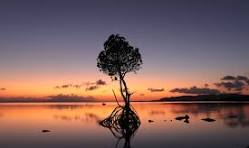
#> input picture Moving Object Detection Using OpenCV/sample.jpeg, 249 x 148 px, given in place of the camera
$ python 'Moving Object camera test.py'   (older library calls are emulated)
#> lines starting #> are read from the running program, lines starting #| are printed output that depends on the picture
import cv2
import time
import imutils

# Use camera index 0
cam = cv2.VideoCapture(0)

# Allow the camera to warm up
time.sleep(1)

# Initialize variables
firstFrame = None  # Variable to store the first frame for motion detection
area = 500  # Minimum contour area to be considered as a moving object

# Main loop for capturing and processing frames
while True:
    # Capture a frame from the camera
    ret, img = cam.read()
#> img is the input picture: shape (148, 249, 3); mean B, G, R 94.4, 95.8, 124.2

    # Check if frame is captured successfully
    if not ret:
        print("Error: Unable to capture frame")
        break

    text = "Normal"  # Default text to display on the frame
    img = imutils.resize(img, width=500)  # Resize the frame to a smaller width for faster processing
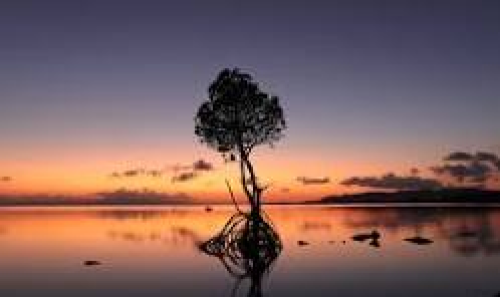
#> img: shape (297, 500, 3); mean B, G, R 94.4, 95.7, 124.1

    # Convert the frame to grayscale
    grayImg = cv2.cvtColor(img, cv2.COLOR_BGR2GRAY)
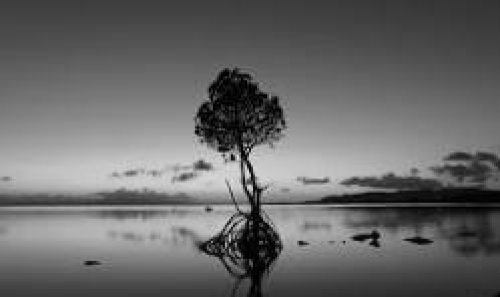
#> grayImg: shape (297, 500); min 0, max 224, mean 104.1

    # Apply Gaussian blur to reduce noise in the frame
    gaussianImg = cv2.GaussianBlur(grayImg, (21, 21), 0)
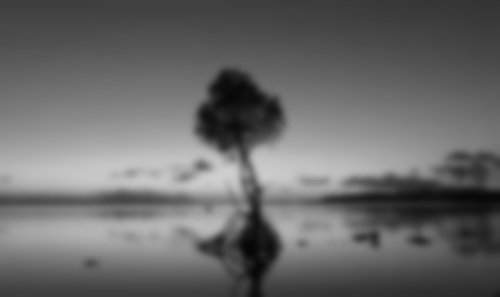
#> gaussianImg: shape (297, 500); min 6, max 207, mean 104.1

    # If it's the first frame, store it for motion detection
    if firstFrame is None:
        firstFrame = gaussianImg
        continue

    # Compute the absolute difference between the current frame and the first frame
    imgDiff = cv2.absdiff(firstFrame, gaussianImg)

    # Threshold the difference image to obtain a binary image
    threshImg = cv2.threshold(imgDiff, 25, 255, cv2.THRESH_BINARY)[1]

    # Apply dilation to the thresholded image to fill in gaps
    threshImg = cv2.dilate(threshImg, None, iterations=2)

    # Find contours in the thresholded image
    try:
        (cnts, _) = cv2.findContours(threshImg.copy(), cv2.RETR_EXTERNAL, cv2.CHAIN_APPROX_SIMPLE)
    except ValueError:
        (_, cnts, _) = cv2.findContours(threshImg.copy(), cv2.RETR_EXTERNAL, cv2.CHAIN_APPROX_SIMPLE)

    # If no contours are found, continue to the next iteration
    if len(cnts) == 0:
        continue

    # Loop over the contours
    for c in cnts:
        # If the contour area is smaller than the specified area, skip it
        if cv2.contourArea(c) < area:
            continue
        # Compute the bounding box for the contour
        (x, y, w, h) = cv2.boundingRect(c)
        # Draw a rectangle around the moving object
        cv2.rectangle(img, (x, y), (x + w, y + h), (0, 255, 0), 2)
        text = "Moving Object detected"  # Update text if a moving object is detected

    print(text)  # Print the status of the detection
    cv2.putText(img, text, (10, 20), cv2.FONT_HERSHEY_SIMPLEX, 0.5, (0, 0, 255), 2)  # Draw text on the frame
    cv2.imshow("cameraFeed", img)  # Display the frame
    key = cv2.waitKey(1) & 0xFF  # Wait for a key press
    if key == ord("q"):  # If 'q' is pressed, exit the loop
        break

# Release the camera and close all windows
cam.release()
cv2.destroyAllWindows()
